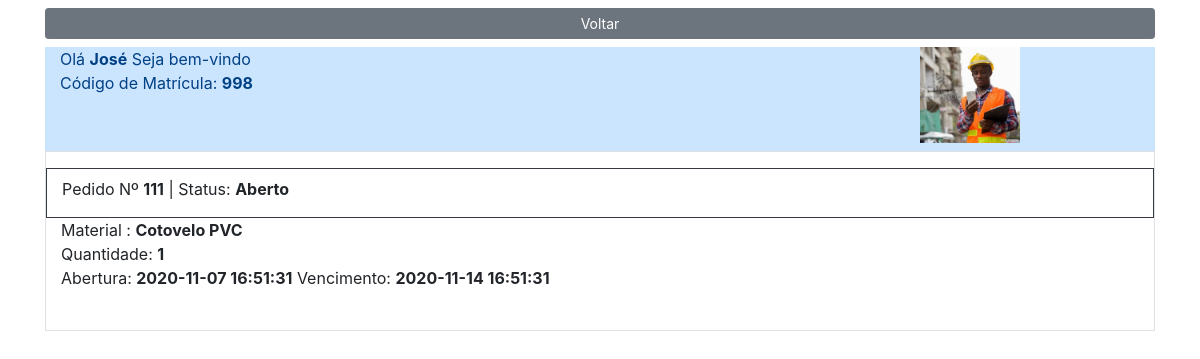
Page /detalhar-pedido.php?id_pedido=111 (signed in) on the committed database.
### tables this page shows
CREATE TABLE `pedido` (
  `id_pedido` int(4) NOT NULL AUTO_INCREMENT,
  `data_abertura` timestamp NOT NULL DEFAULT CURRENT_TIMESTAMP,
  `vencimento` timestamp NOT NULL DEFAULT CURRENT_TIMESTAMP,
  `data_fechamento` datetime DEFAULT NULL,
  `status_pedido` varchar(20) NOT NULL,
  `id_usuario_fk` int(4) NOT NULL,
  PRIMARY KEY (`id_pedido`),
  KEY `id_usuario_fk` (`id_usuario_fk`),
  CONSTRAINT `PEDIDO_ibfk_1` FOREIGN KEY (`id_usuario_fk`) REFERENCES `usuario` (`id_usuario`)
);

CREATE TABLE `material` (
  `id_material` int(4) NOT NULL AUTO_INCREMENT,
  `nome_material` varchar(50) NOT NULL,
  `desc_material` varchar(300) NOT NULL,
  `qtde_estoque` int(11) DEFAULT NULL,
  `id_prat_fk` int(4) NOT NULL,
  `id_forn_fk` int(4) NOT NULL,
  `imagem` varchar(100) DEFAULT NULL,
  PRIMARY KEY (`id_material`),
  KEY `id_prat_fk` (`id_prat_fk`),
  KEY `id_forn_fk` (`id_forn_fk`),
  CONSTRAINT `MATERIAL_ibfk_1` FOREIGN KEY (`id_prat_fk`) REFERENCES `prateleira` (`id_prat`),
  CONSTRAINT `MATERIAL_ibfk_2` FOREIGN KEY (`id_forn_fk`) REFERENCES `fornecedor` (`id_forn`)
);

CREATE TABLE `detalhe_pedido` (
  `id_detalhe` int(11) NOT NULL AUTO_INCREMENT,
  `quantidade` int(4) NOT NULL,
  `id_material_fk` int(4) NOT NULL,
  `id_pedido_fk` int(4) NOT NULL,
  PRIMARY KEY (`id_detalhe`),
  KEY `id_pedido_fk` (`id_pedido_fk`),
  KEY `id_material_fk` (`id_material_fk`),
  CONSTRAINT `DETALHE_PEDIDO_ibfk_1` FOREIGN KEY (`id_pedido_fk`) REFERENCES `pedido` (`id_pedido`) ON DELETE CASCADE,
  CONSTRAINT `DETALHE_PEDIDO_ibfk_2` FOREIGN KEY (`id_material_fk`) REFERENCES `material` (`id_material`)
);

### App/Model/conexao.php (called while the page is built, shortened)
<?php
class Conexao{
	private static $instance;
	public static function getConn(){
		if(!isset(self::$instance)):
			self::$instance = new \PDO('mysql:host=localhost; dbname=db_ccmed; charset=utf8', 'root', '');
		endif;
		return self::$instance;
	}
}
 ?>

### App/Model/PedidoDao.php (called while the page is built, shortened)
<?php
class PedidoDao{
			?>
			<?php
	public function detalharPedidosUsuario(Usuario $usu){
		$id_pedido = $_GET['id_pedido'];
		$sql = "SELECT P.id_pedido, M.nome_material, D.quantidade, P.id_usuario_fk, U.nome, P.status_pedido, P.data_abertura, P.id_pedido, DATE_ADD(vencimento, INTERVAL 7 DAY) AS 'vencimento'
		FROM PEDIDO P INNER JOIN DETALHE_PEDIDO AS D
		ON P.id_pedido = D.id_pedido_fk INNER JOIN MATERIAL AS M
		ON D.id_material_fk = M.id_material INNER JOIN USUARIO AS U
		ON P.id_usuario_fk = U.id_usuario WHERE id_usuario = ? and P.id_pedido = ?";
		$stmt = Conexao::getConn()->prepare($sql);
		$stmt->bindValue(1, $usu->getid_usuario());
		$stmt->bindValue(2, $id_pedido);
		$stmt->execute();
		if($stmt->rowCount() > 0){
			$resultado = $stmt->fetchAll(\PDO::FETCH_ASSOC);
			return $resultado;
		}else{
		}
	}
}
 ?>

### App/Model/Usuario.php (called while the page is built, shortened)
<?php
class Usuario{
	public function getid_usuario(){
		return $this->id_usuario;
	}
	public function setid_usuario($id_usuario){
		$this->id_usuario = $id_usuario;
	}
}
 ?>

### detalhar-pedido.php (the view, shortened to what this page needs)
<!doctype html>
<html lang="pt-br">
  <head>
    <link rel="stylesheet" href="https://cdn.jsdelivr.net/npm/bootstrap@4.5.3/dist/css/bootstrap.min.css">
  </head>
  <body>
        <div class="container">
            <div class="row">
                <div class="col-12 col-sm-12">
                <a href="menu-pedidos.php"><button class="btn btn-sm btn-secondary btn-block mb-2 mt-2">Voltar</button></a>
                </div>
            </div>
<?php
$pedidoDao = new \App\Model\PedidoDao;
$usuario = new \App\Model\Usuario;
$usuarioDao = new \App\Model\UsuarioDao;
if(!isset($_SESSION['id_usuario'])){
    session_destroy();
    header("location:login.php");
}else{
    $usuarioDao->mostrarSessao();
}
$usuario->setid_usuario($_SESSION['id_usuario']);
foreach($pedidoDao->detalharPedidosUsuario($usuario) as $detalhar);
echo
"
<div class='container'>
<div class='row border '>
<div class='col-sm-12 mt-3 border-top border border-dark pt-2'>
<P>Pedido Nº <b>" . $detalhar['id_pedido'] . "</b> | Status: <b>" . $detalhar['status_pedido'] . "</b></P>
</div>
";
foreach($pedidoDao->detalharPedidosUsuario($usuario) as $detalhar){
    echo
    "
    <div class='col-sm-12'>
    <p>Material : <b>" . $detalhar['nome_material'] . "</b><br>
    Quantidade: <b>" . $detalhar['quantidade'] . "</b><br>
    Abertura: <b>" . $detalhar['data_abertura'] ."</b>
    Vencimento: <b>" . $detalhar['vencimento'] . "</b><br>
   <br>
   </div>
   </p>
</div>
</div>
";
}
  ?>

### rows in the picture
pedido: id_pedido "111", status_pedido "Aberto", material.nome_material "Cotovelo PVC", detalhe_pedido.quantidade "1", data_abertura "2020-11-07 16:51:31", vencimento "2020-11-14 16:51:31"

### other values in the picture
$_SESSION['nome'] "José"
$_SESSION['matricula'] "998"
